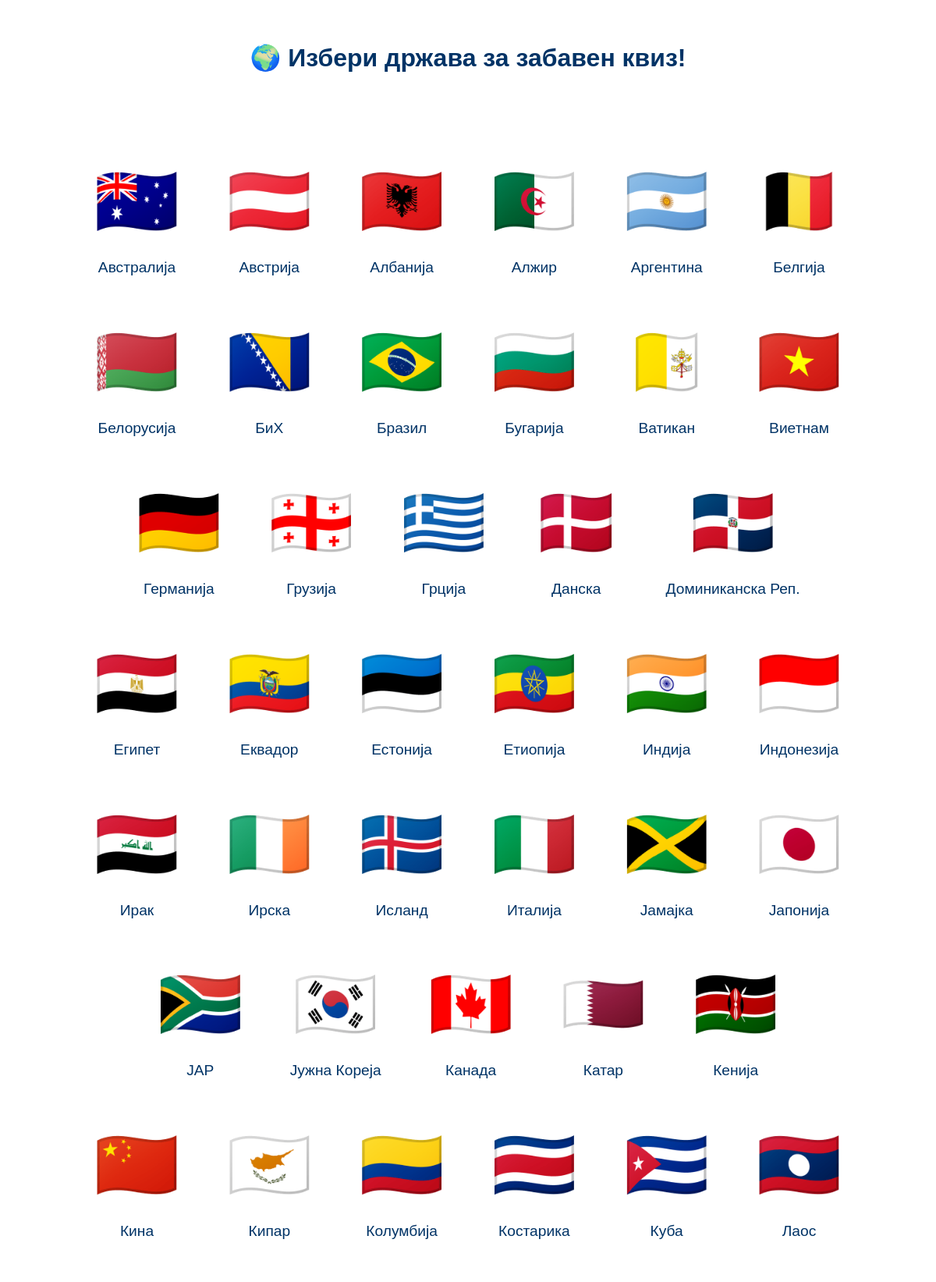
The app's page /select/ (upper part) with its own data.
### myapp/models.py (models this page shows, shortened)
class Country(models.Model):
    name = models.CharField(max_length=100)
    headline = models.CharField(max_length=100)
    background = models.ImageField(upload_to="background_photos/", null=True, blank=True)
    color = models.CharField(max_length=100)
    flag_emoji = models.CharField(max_length=8, null=True, blank=True)

### myapp/views.py (the view)
# urls.py: path('select/', views.select, name='select'),
def select(request):
    countries = list(Country.objects.all())
    try:
        locale.setlocale(locale.LC_COLLATE, "mk_MK.UTF-8")
    except locale.Error:
        try:
            locale.setlocale(locale.LC_COLLATE, "C.UTF-8")
        except locale.Error:
            locale.setlocale(locale.LC_COLLATE, "C")  # last resort
    countries.sort(key=lambda c: locale.strxfrm(force_str(c.name)))
    return render(request, 'selectCountry.html', {'countries': countries})

### templates/selectCountry.html (shortened to what this page needs)
{% load static %}
<!DOCTYPE html>
<html lang="mk">
<head>
  <link href="https://cdn.jsdelivr.net/npm/bootstrap@5.3.3/dist/css/bootstrap.min.css" rel="stylesheet">
</head>
<body>
<div class="main-container">
  <h2 class="text-center fw-bold mb-4"
      style="background-color: rgba(255,255,255,0.85); color: #003366; padding: 15px 30px; border-radius: 20px; max-width: fit-content; margin: 0 auto;">
    🌍 Избери држава за забавен квиз!
  </h2>
<div class="d-flex justify-content-center">
  <div class="bubble-container">
    {% for country in countries %}
      <div class="text-center">
        <a href="{% url 'country_questions' country.name %}" class="country-emoji">
          {{ country.flag_emoji }}
        </a>
        <div class="emoji-label">{{ country.name }}</div>
      </div>
    {% endfor %}
  </div>
</div>
</div>
</body>
</html>

### records on screen
Country: flag_emoji "🇿🇦", name "ЈАР"
Country: flag_emoji "🇯🇲", name "Јамајка"
Country: flag_emoji "🇯🇵", name "Јапонија"
Country: flag_emoji "🇰🇷", name "Јужна Кореја"
Country: flag_emoji "🇦🇺", name "Австралија"
Country: flag_emoji "🇦🇹", name "Австрија"
Country: flag_emoji "🇦🇱", name "Албанија"
Country: flag_emoji "🇩🇿", name "Алжир"
Country: flag_emoji "🇦🇷", name "Аргентина"
Country: flag_emoji "🇧🇪", name "Белгија"
Country: flag_emoji "🇧🇾", name "Белорусија"
Country: flag_emoji "🇧🇦", name "БиХ"
Country: flag_emoji "🇧🇷", name "Бразил"
Country: flag_emoji "🇧🇬", name "Бугарија"
Country: flag_emoji "🇻🇦", name "Ватикан"
Country: flag_emoji "🇻🇳", name "Виетнам"
Country: flag_emoji "🇩🇪", name "Германија"
Country: flag_emoji "🇬🇪", name "Грузија"
Country: flag_emoji "🇬🇷", name "Грција"
Country: flag_emoji "🇩🇰", name "Данска"
Country: flag_emoji "🇩🇴", name "Доминиканска Реп."
Country: flag_emoji "🇪🇬", name "Египет"
Country: flag_emoji "🇪🇨", name "Еквадор"
Country: flag_emoji "🇪🇪", name "Естонија"
Country: flag_emoji "🇪🇹", name "Етиопија"
Country: flag_emoji "🇮🇳", name "Индија"
Country: flag_emoji "🇮🇩", name "Индонезија"
Country: flag_emoji "🇮🇶", name "Ирак"
Country: flag_emoji "🇮🇪", name "Ирска"
Country: flag_emoji "🇮🇸", name "Исланд"
Country: flag_emoji "🇮🇹", name "Италија"
Country: flag_emoji "🇨🇦", name "Канада"
Country: flag_emoji "🇶🇦", name "Катар"
Country: flag_emoji "🇰🇪", name "Кенија"
Country: flag_emoji "🇨🇳", name "Кина"
Country: flag_emoji "🇨🇾", name "Кипар"
Country: flag_emoji "🇨🇴", name "Колумбија"
Country: flag_emoji "🇨🇷", name "Костарика"
Country: flag_emoji "🇨🇺", name "Куба"
Country: flag_emoji "🇱🇦", name "Лаос"
